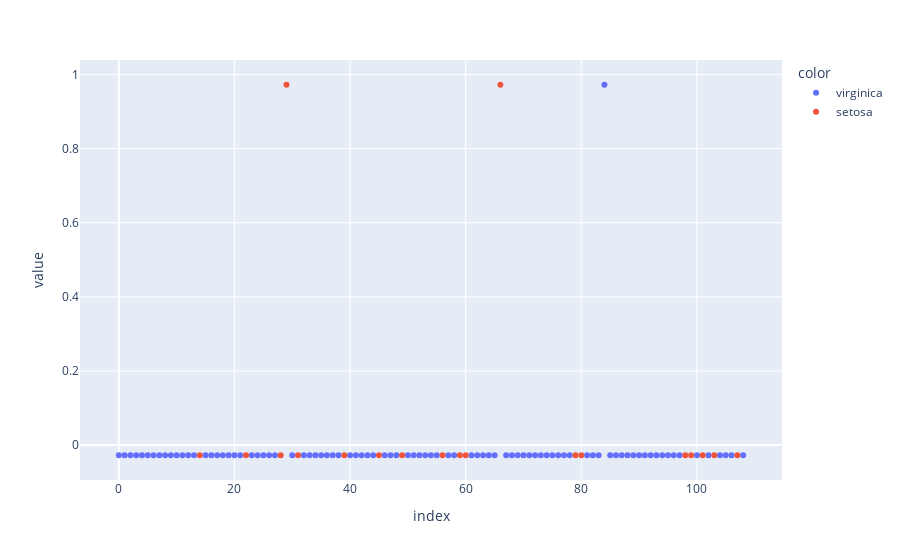

Notebook cell for this chart:
### Code cell
X1 = pca_data[['TrueLabels']]
pca = PCA(n_components=1)
components = pca.fit_transform(X)

fig = px.scatter(components,color=pca_data['color2'])
fig.show()

### Figure 1 — Plotly figure (JSON) as saved in the notebook; plotly's stock layout.template omitted (floating-point values rounded to 4 significant figures)
{"data": [{"hovertemplate": "color=virginica<br>index=%{x}<br>value=%{y}<extra></extra>", "legendgroup": "virginica", "marker": {"color": "#636efa", "symbol": "circle"}, "mode": "markers", "name": "virginica", "orientation": "v", "showlegend": true, "type": "scatter", "x": [0, 1, 2, 3, 4, 5, 6, 7, 8, 9, 10, 11, 12, 13, 15, 16, 17, 18, 19, 20, 21, 23, 24, 25, 26, 27, 30, 32, 33, 34, 35, 36, 37, 38, 40, 41, 42, 43, 44, 46, 47, 48, 50, 51, 52, 53, 54, 55, 57, 58, 61, 62, 63, 64, 65, 67, 68, 69, 70, 71, 72, 73, 74, 75, 76, 77, 78, 81, 82, 83, 84, 85, 86, 87, 88, 89, 90, 91, 92, 93, 94, 95, 96, 97, 100, 102, 104, 105, 106, 108], "xaxis": "x", "y": [-0.02752, -0.02752, -0.02752, -0.02752, -0.02752, -0.02752, -0.02752, -0.02752, -0.02752, -0.02752, -0.02752, -0.02752, -0.02752, -0.02752, -0.02752, -0.02752, -0.02752, -0.02752, -0.02752, -0.02752, -0.02752, -0.02752, -0.02752, -0.02752, -0.02752, -0.02752, -0.02752, -0.02752, -0.02752, -0.02752, -0.02752, -0.02752, -0.02752, -0.02752, -0.02752, -0.02752, -0.02752, -0.02752, -0.02752, -0.02752, -0.02752, -0.02752, -0.02752, -0.02752, -0.02752, -0.02752, -0.02752, -0.02752, -0.02752, -0.02752, -0.02752, -0.02752, -0.02752, -0.02752, -0.02752, -0.02752, -0.02752, -0.02752, -0.02752, -0.02752, -0.02752, -0.02752, -0.02752, -0.02752, -0.02752, -0.02752, -0.02752, -0.02752, -0.02752, -0.02752, 0.9725, -0.02752, -0.02752, -0.02752, -0.02752, -0.02752, -0.02752, -0.02752, -0.02752, -0.02752, -0.02752, -0.02752, -0.02752, -0.02752, -0.02752, -0.02752, -0.02752, -0.02752, -0.02752, -0.02752], "yaxis": "y"}, {"hovertemplate": "color=setosa<br>index=%{x}<br>value=%{y}<extra></extra>", "legendgroup": "setosa", "marker": {"color": "#EF553B", "symbol": "circle"}, "mode": "markers", "name": "setosa", "orientation": "v", "showlegend": true, "type": "scatter", "x": [14, 22, 28, 29, 31, 39, 45, 49, 56, 59, 60, 66, 79, 80, 98, 99, 101, 103, 107], "xaxis": "x", "y": [-0.02752, -0.02752, -0.02752, 0.9725, -0.02752, -0.02752, -0.02752, -0.02752, -0.02752, -0.02752, -0.02752, 0.9725, -0.02752, -0.02752, -0.02752, -0.02752, -0.02752, -0.02752, -0.02752], "yaxis": "y"}], "layout": {"legend": {"title": {"text": "color"}, "tracegroupgap": 0}, "margin": {"t": 60}, "xaxis": {"anchor": "y", "domain": [0, 1], "title": {"text": "index"}}, "yaxis": {"anchor": "x", "domain": [0, 1], "title": {"text": "value"}}}}
